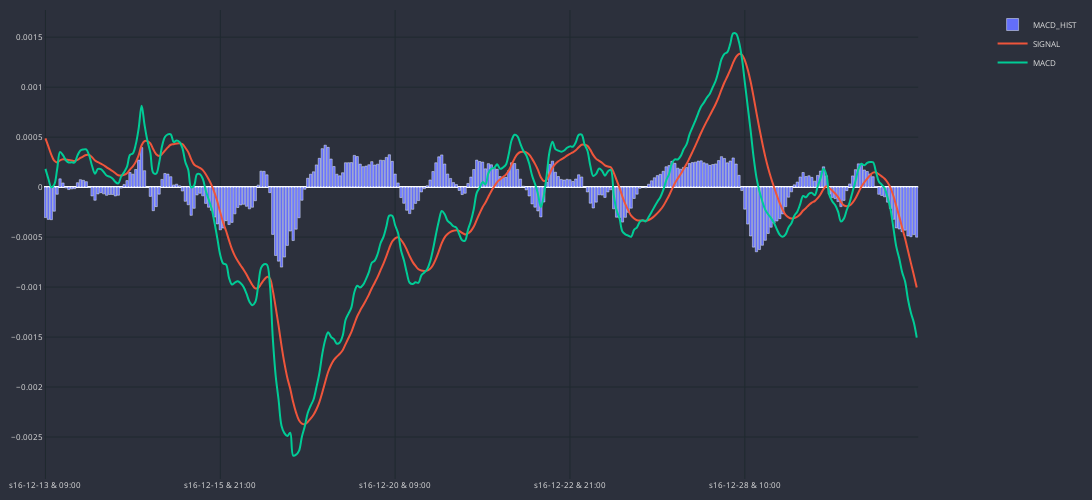

Write notebook code for a chart like this one.
### Code cell
cp = CandlePlotting(dfp, candele=False)
cp.fig.add_traces(go.Bar(
    x=cp.df_plot.sTime,
    y=cp.df_plot.MACD_HIST,
    name='MACD_HIST',
))
cp.show_plot(sec_traces=[], line_traces=['SIGNAL', 'MACD'])

### Figure 1 — Plotly figure (JSON) as saved in the notebook; plotly's stock layout.template omitted (floating-point values rounded to 4 significant figures; data arrays with more than 128 entries replaced by an {"elided": "..."} marker saying what was removed)
{"data": [{"name": "MACD_HIST", "type": "bar", "x": {"elided": "300 str values"}, "y": {"elided": "300 float values"}}, {"line": {"shape": "spline", "width": 2}, "name": "SIGNAL", "type": "scatter", "x": {"elided": "300 str values"}, "xaxis": "x", "y": {"elided": "300 float values"}, "yaxis": "y"}, {"line": {"shape": "spline", "width": 2}, "name": "MACD", "type": "scatter", "x": {"elided": "300 str values"}, "xaxis": "x", "y": {"elided": "300 float values"}, "yaxis": "y"}], "layout": {"font": {"color": "#e1e1e1", "size": 8}, "height": 500, "margin": {"b": 10, "l": 10, "r": 10, "t": 10}, "paper_bgcolor": "#2c303c", "plot_bgcolor": "#2c303c", "width": 1200, "xaxis": {"anchor": "y", "domain": [0, 0.94], "gridcolor": "#1f292f", "nticks": 5, "rangeslider": {"visible": false}}, "yaxis": {"anchor": "x", "domain": [0, 1], "gridcolor": "#1f292f"}, "yaxis2": {"anchor": "x", "gridcolor": "#1f292f", "overlaying": "y", "side": "right"}}}
